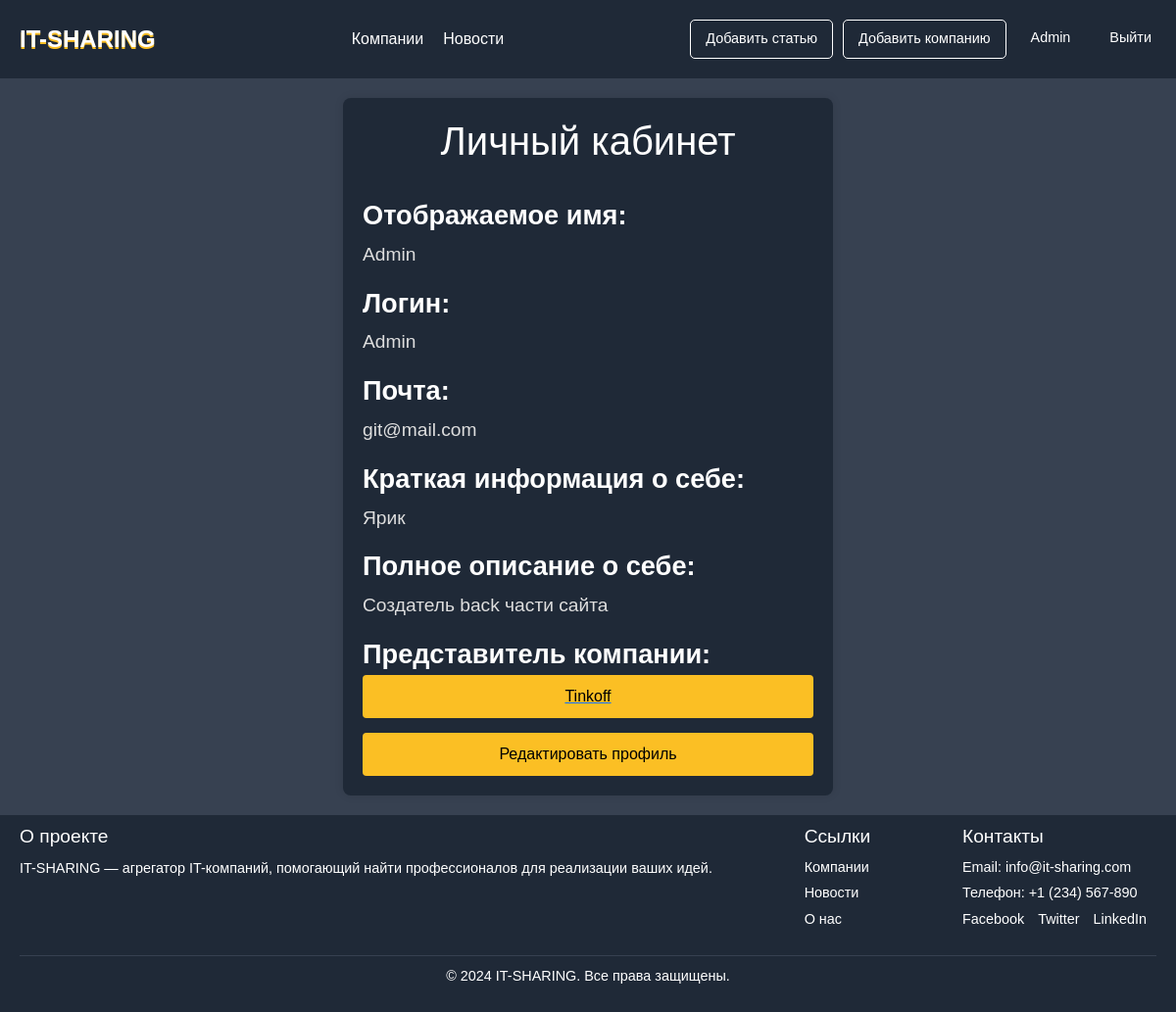
/profile/ (signed in), run on the app's committed database.
### main/models.py (models this page shows, shortened)
class CustomUser(AbstractUser):
    description = models.TextField(blank=True, verbose_name="Описание")
    about = models.TextField(blank=True, verbose_name="Небольшоеописание")
    is_company = models.BooleanField(default=False, verbose_name="Представитель компании")
    company = models.ForeignKey(
        'companies',
        on_delete=models.SET_NULL,
        null=True,
        blank=True,
        verbose_name="Компания",
        related_name="representatives"
    )

class companies(models.Model):
    title = models.CharField(max_length=255, verbose_name="Название")
    slug = models.SlugField(max_length=255, unique=True, db_index=True, verbose_name="URL",null=True,blank=True,)
    content = models.TextField(blank=True, verbose_name="Описание компании",null=True)
    photo = models.ImageField(upload_to="photos/%Y/%m/%d/", verbose_name="Фото",null=True,blank=True)
    time_create = models.DateTimeField(auto_now_add=True, verbose_name="Время создания")
    is_active = models.BooleanField(default=True, verbose_name="Активна")
    raiting = models.FloatField(default=0,max_length=1, verbose_name="Рейтинг")
    cat = models.ManyToManyField(Category, related_name='companies', verbose_name="Категории",
                                 blank=True)  # Это должно быть ManyToManyField
    class Meta:
        verbose_name = 'Компания'
        verbose_name_plural = 'IT компания'
        ordering = ['id']

### main/views.py (the view)
# urls.py: path('profile/', views.PersonalPage, name='PersonalPage'),
def PersonalPage(request):
    user = request.user
    if user.is_authenticated and user.is_company:
        user_companies = companies.objects.filter(representatives=user)
    else:
        user_companies = None
    data = {
        'title': 'Личный кабинет'
    }
    return render(request, 'main/PersonalPage.html', data)

### main/templates/main/PersonalPage.html (shortened to what this page needs)
{% extends 'main/layout.html' %}
{% block content %}
<body>
    <div class="container-profile-info">
        <h1>Личный кабинет</h1>
        <br>
        <div class="profile-info">
            <label>Отображаемое имя:</label>
            <p>{{ user.username }}</p>
        </div>
        <div class="profile-info">
            <label>Логин:</label>
            <p>{{ user.username }}</p>
        </div>
        <div class="profile-info">
            <label>Почта:</label>
            <p>{{ user.email }}</p>
        </div>
        <div class="profile-info">
            <label>Краткая информация о себе:</label>
            <p>{{ user.about }}</p>
        </div>
        <div class="profile-info">
            <label>Полное описание о себе:</label>
            <p>{{ user.description }}</p>
        </div>
        {% if user.is_authenticated and user.is_company and user.company %}
        <div class="profile-info">
            <label>Представитель компании:</label>
            <a href="{% url 'company_detail' user.company.id %}">
                <div class="edit-profile">{{ user.company.title }}</div>
            </a>
        </div>
        {% else %}
        <div class="profile-info">
            <p>Пользователь не представитель компании.</p>
        </div>
        {% endif %}
        <div class="profile-actions">
            <a href="{% url 'PersonalPage_edit' %}">
                <div class="edit-profile">Редактировать профиль</div>
            </a>
        </div>
    </div>
</body>
{% endblock %}

### main/templates/main/layout.html (shortened to what this page needs)
<!doctype html>
{% load static %}
<html lang="ru">
<head>
    <link rel="stylesheet" href="https://cdn.jsdelivr.net/npm/bootstrap@5.3.3/dist/css/bootstrap.min.css">
    <link rel="stylesheet" href="{% static 'main/css/main.css' %}">
    <link rel="stylesheet" href="{% static 'main/fonts/Font Over.otf' %}">
</head>
<body>
    <header>
        <div class="container">
        <div class="logo"><a href="{% url 'home' %}">IT-SHARING</a></div>
        <nav class="navigation">
        <ul>
          <a href="{% url 'company' %}"><li>Компании</li></a>
          <a href="{% url 'news_home' %}"><li>Новости</li></a>
        </ul>
        </nav>
        <div class="auth-buttons">
        {% if request.user.is_superuser or request.user.is_stuff %}
        <a href="{% url 'create' %} "class="btn login">Добавить статью</a>
        <a href="{% url 'add_page' %}"class="btn login">Добавить компанию</a>
        {% endif %}
        {% if request.user.is_authenticated %}
				<a class="header-logo" href="{% url 'PersonalPage' %}">{{user.username}}</a>
        <a class="header-exi" href="{% url 'logout' %}">Выйти</a>
				{% else %}
				  <a class="btn signup" href="{% url 'register' %}">Регистрация</a>
          <a class="btn login" href="{% url 'login' %}">Авторизация</a>
        {% endif %}
      </div>
    </div>
    </header>
    <main>
        {% block content %}
        {% endblock %}
    </main>
    <footer>
        <div class="footer-container">
          <div class="footer-about">
            <h3>О проекте</h3>
            <p>IT-SHARING — агрегатор IT-компаний, помогающий найти профессионалов для реализации ваших идей.</p>
          </div>
          <div class="footer-links">
            <h3>Ссылки</h3>
            <ul>
              <a href="{% url 'company' %}"><li>Компании</li></a>
              <a href="{% url 'news_home' %}"><li>Новости</li></a>
              <a href="#"><li>О нас</li></a>
            </ul>
          </div>
          <div class="footer-contact">
            <h3>Контакты</h3>
            <p>Email: <a href="mailto:info@it-sharing.com">info@it-sharing.com</a></p>
            <p>Телефон: <a href="tel:+1234567890">+1 (234) 567-890</a></p>
            <div class="social-icons">
                <a href="#" >Facebook</a>
                <a href="#" >Twitter</a>
                <a href="#" >LinkedIn</a>
            </div>
          </div>
        </div>
        <div class="footer-bottom">
          <p>&copy; 2024 IT-SHARING. Все права защищены.</p>
        </div>
    </footer>
</body>
</html>

### main/static/main/css/main.css (style rules this page uses)
html, body { height: 100%; }
body { margin: 0; font-family: "Arial", sans-serif; background-color: #374151; display: flex; flex-direction: column; }
header { background-color: #1f2937; color: #ffffff; position: fixed; top: 0; height: 80px; width: 100%; z-index: 1000; }
.container { max-width: 1200px; margin: 0 auto; display: flex; align-items: center; justify-content: space-between; padding: 0; height: 80px; }
.logo a { font-family: "Font Over", sans-serif; text-shadow: 0px 2px #FBBF24; text-decoration: none; color: #ffffff; font-size: 1.5rem; font-weight: bold; margin: 0 20px; }
.navigation ul { list-style: none; margin: 0; padding: 0; display: flex; gap: 20px; }
.navigation a { font-family: Arial, sans-serif; color: #ffffff; font-size: 1rem; transition: color 0.3s ease; text-decoration: none; }
.header-logo { color: #fff; text-decoration: none; padding: 8px 15px; border-radius: 5px; font-size: 0.9rem; transition: all 0.3s ease; }
.header-exi { color: #fff; text-decoration: none; padding: 8px 15px; border-radius: 5px; font-size: 0.9rem; transition: all 0.3s ease; }
.auth-buttons { display: flex; gap:10px; margin: 0 10px 0 10px; }
.auth-buttons { text-decoration: none; color: #fff; }
.auth-buttons .btn { text-decoration: none; padding: 8px 15px; border-radius: 5px; font-size: 0.9rem; transition: all 0.3s ease; }
.auth-buttons .login { background-color: transparent; color: #ffffff; border: 1px solid #ffffff; }
footer { background-color: #1f2937; color: #ffffff; padding: 10px 20px; font-size: 0.9rem; }
footer .footer-container { max-width: 1200px; margin: 0 auto; display: flex; flex-wrap: wrap; justify-content: space-between; gap: 20px; }
.footer-about h3, .footer-links h3, .footer-contact h3 { font-size: 1.2rem; margin-bottom: 10px; }
.footer-about p { line-height: 1.6; }
.footer-links ul { list-style: none; padding: 0; margin: 0; }
.footer-links li { margin-bottom: 5px; }
.footer-links a { color: #ffffff; text-decoration: none; transition: color 0.3s ease; }
.footer-contact p { margin: 5px 0; }
.footer-contact a { color: #ffffff; text-decoration: none; transition: color 0.3s ease; }
.social-icons a { display: inline-block; margin-right: 10px; }
.footer-bottom { text-align: center; margin-top: 20px; border-top: 1px solid #374151; padding-top: 10px; }
main { flex:1; max-width: 1200px; margin: 0 auto; margin-top: 80px; display: flex; align-items: center; justify-content: center; }
.container-profile-info { max-width: 800px; margin: 20px auto; background: #1f2937; color: #fff; padding: 20px; border-radius: 8px; box-shadow: 0 0 10px rgba(0, 0, 0, 0.1); min-width: 500px; max-width: 750px; }
.container-profile-info h1 { text-align: center; }
.profile-info { margin-bottom: 15px; }
.profile-info label { font-weight: bold; font-size: 1.7rem; }
.profile-info p { color: #dedede; font-size: 1.2rem; margin: 5px 0 15px; }
.profile-actions a { text-decoration: none; }
.edit-profile { color: #000; text-align: center; background-color: #FBBF24; border: none; padding: 10px 20px; border-radius: 4px; }

### data on the page
CustomUser: username "Admin", email "git@mail.com", about "Ярик", description "Создатель back части сайта", company "Tinkoff"
